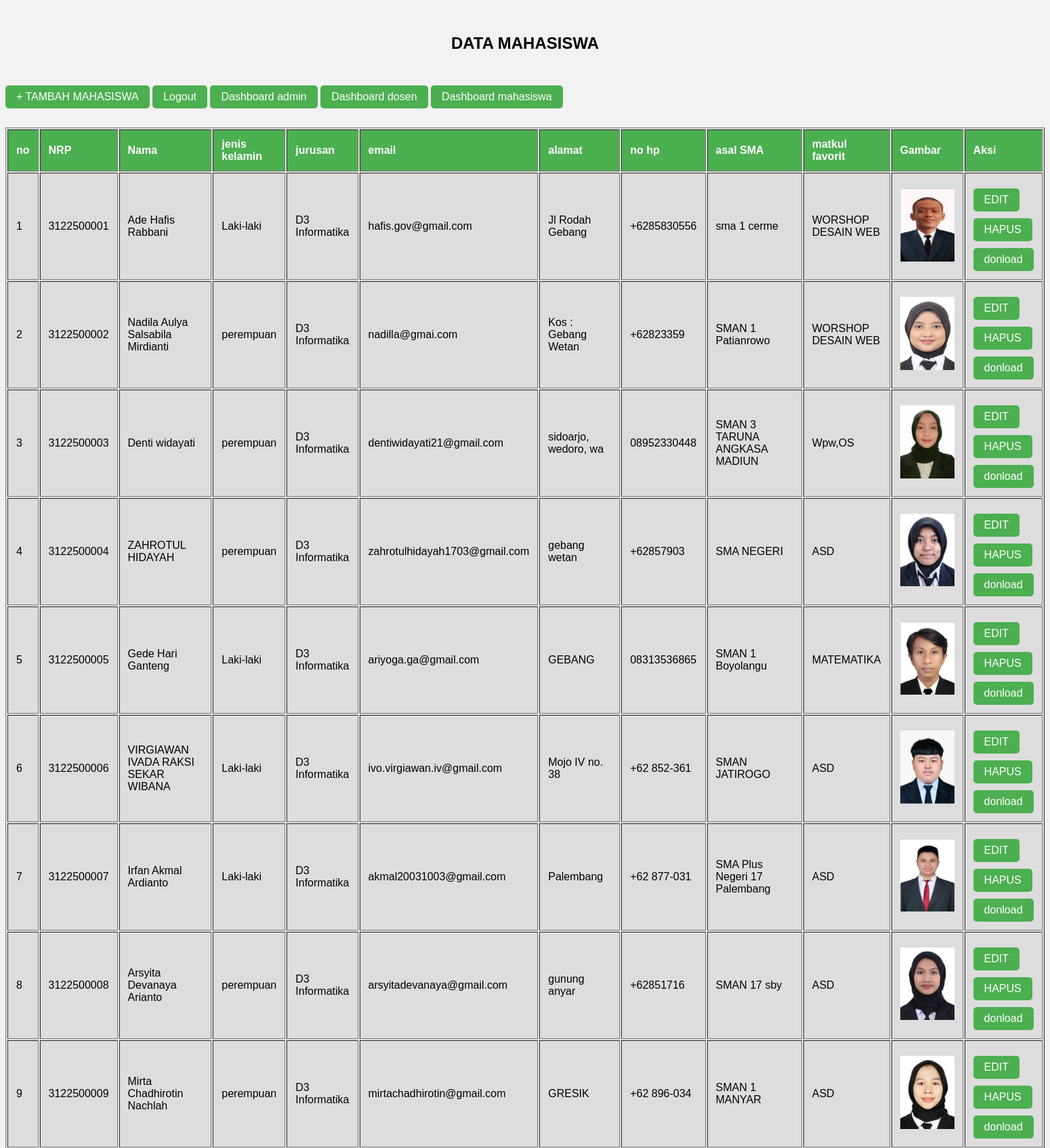
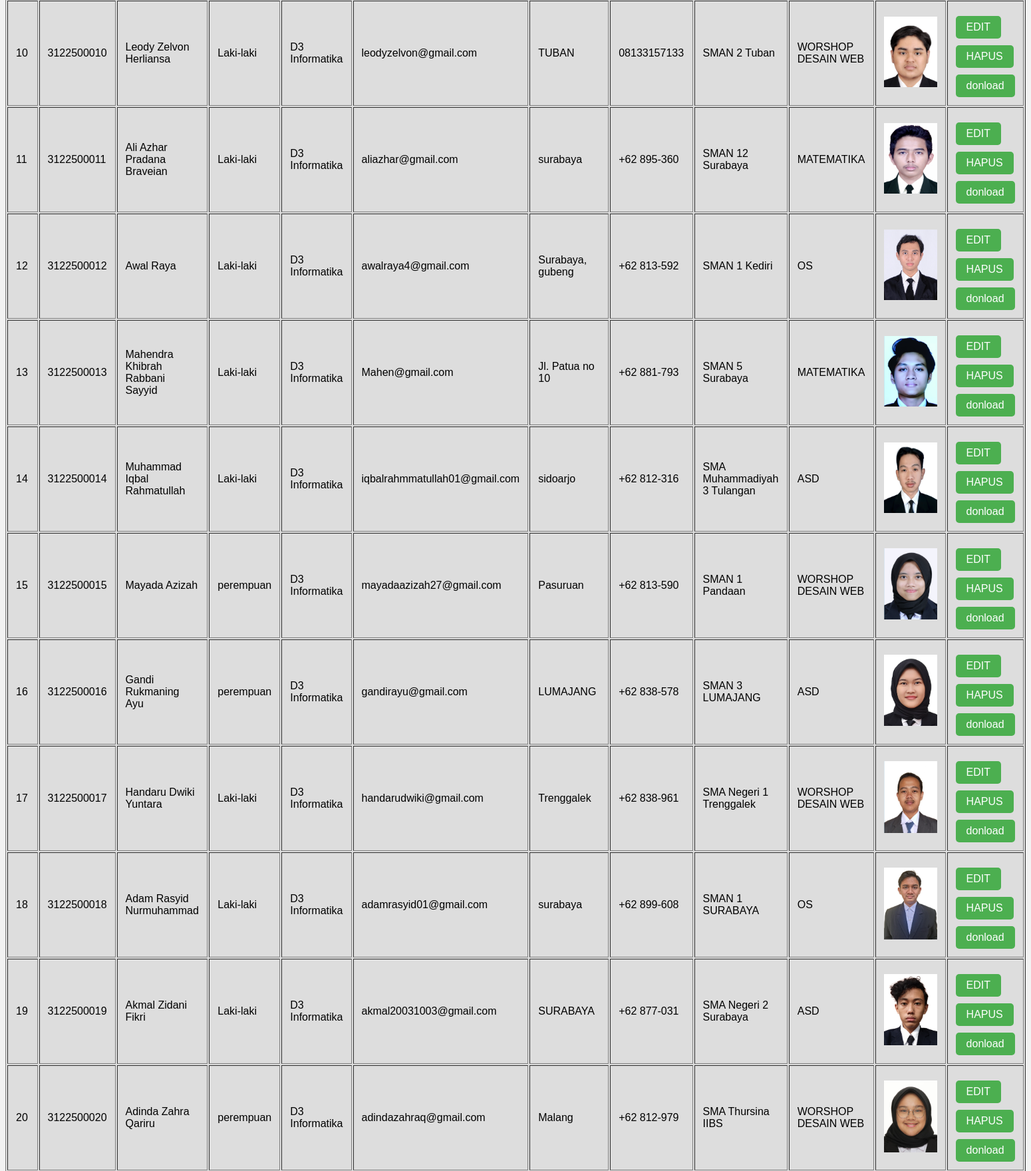
The app's page / (signed in, upper part) with its own data (2 pictures, top to bottom).
### tables this page shows
CREATE TABLE `data_mahasiswa` (
  `id` int(11) NOT NULL,
  `NRP` varchar(11) NOT NULL,
  `Nama` varchar(100) NOT NULL,
  `jenis_kelamin` varchar(10) NOT NULL,
  `jurusan` varchar(50) NOT NULL,
  `email` varchar(50) NOT NULL,
  `alamat` varchar(20) NOT NULL,
  `no_hp` varchar(15) NOT NULL,
  `asal_SMA` varchar(50) NOT NULL,
  `matkul_favorit` varchar(50) NOT NULL,
  `foto` varchar(100) DEFAULT NULL
);

### index.php (the view, shortened to what this page needs)
<?php
$koneksi = mysqli_connect("localhost", "root", "", "mahasiswa");
?>
<!DOCTYPE html>
<html>
<head>
</head>
<body>
    <h2>DATA MAHASISWA</h2>
    <br />
    <a href="tambah.php">+ TAMBAH MAHASISWA</a>
    <a href="logout.php">Logout</a>
    <a href="admin.php">Dashboard admin</a>
	<a href="guru.php">Dashboard dosen</a>
    <a href="mahasiswa.php">Dashboard mahasiswa</a>
    <br />
    <br />
    <table border="1">
        <tr>
            <th>no</th>
            <th>NRP</th>
            <th>Nama</th>
            <th>jenis kelamin</th>
            <th>jurusan</th>
            <th>email</th>
            <th>alamat</th>
            <th>no hp</th>
            <th>asal SMA</th>
            <th>matkul favorit</th>
            <th>Gambar</th>
            <th>Aksi</th>
        </tr>
        <?php
        $no = 1;
        $data = mysqli_query($koneksi, "SELECT * from data_mahasiswa");
        while ($d = mysqli_fetch_array($data)) {
        ?>
            <tr>
                <td><?php echo $no++; ?></td>
                <td><?php echo $d['NRP']; ?></td>
                <td><?php echo $d['Nama']; ?></td>
                <td><?php echo $d['jenis_kelamin']; ?></td>
                <td><?php echo $d['jurusan']; ?></td>
                <td><?php echo $d['email']; ?></td>
                <td><?php echo $d['alamat']; ?></td>
                <td><?php echo $d['no_hp']; ?></td>
                <td><?php echo $d['asal_SMA']; ?></td>
                <td><?php echo $d['matkul_favorit']; ?></td>
                <td><img src="<?php echo "file/" . $d['foto']; ?>" width="80"></td>
                <td>
                    <a href="edit.php?id=<?php echo $d['id']; ?>">EDIT</a>
                    <a href="hapus.php?id=<?php echo $d['id']; ?>">HAPUS</a>
                    <a href="donload.php?filename=<?php echo $d['foto']; ?>">donload</a>
                </td>
            </tr>
        <?php
        }
        ?>
    </table>
</body>
</html>

### index.php (style rules this page uses)
body { font-family: Arial, sans-serif; background-color: #f2f2f2; }
h2 { text-align: center; margin-top: 50px; }
table { border-collapse: inherit; margin: auto; margin-top: 10px; background-color: #ddd; box-shadow: burlywood; }
th, td { padding: 12px; text-align: left; border-bottom: 0, 5px solid #ddd; }
th { background-color: #4CAF50; color: #fff; }
a { display: inline-block; padding: 8px 16px; margin-top: 10px; background-color: #4CAF50; color: #fff; text-decoration: none; border-radius: 5px; transition: background-color 0.3s; }

### records on screen
data_mahasiswa: NRP "3122500001", Nama "Ade Hafis Rabbani", jenis_kelamin "Laki-laki", jurusan "D3 Informatika", email "hafis.gov@gmail.com", alamat "Jl Rodah Gebang", no_hp "+6285830556", asal_SMA "sma 1 cerme", matkul_favorit "WORSHOP DESAIN WEB", foto (picture)
data_mahasiswa: NRP "3122500002", Nama "Nadila Aulya Salsabila Mirdianti", jenis_kelamin "perempuan", jurusan "D3 Informatika", email "nadilla@gmai.com", alamat "Kos : Gebang Wetan", no_hp "+62823359", asal_SMA "SMAN 1 Patianrowo", matkul_favorit "WORSHOP DESAIN WEB", foto (picture)
data_mahasiswa: NRP "3122500003", Nama "Denti widayati", jenis_kelamin "perempuan", jurusan "D3 Informatika", email "dentiwidayati21@gmail.com", alamat "sidoarjo, wedoro, wa", no_hp "08952330448", asal_SMA "SMAN 3 TARUNA ANGKASA MADIUN", matkul_favorit "Wpw,OS", foto (picture)
data_mahasiswa: NRP "3122500004", Nama "ZAHROTUL HIDAYAH", jenis_kelamin "perempuan", jurusan "D3 Informatika", email "zahrotulhidayah1703@gmail.com", alamat "gebang wetan", no_hp "+62857903", asal_SMA "SMA NEGERI", matkul_favorit "ASD", foto (picture)
data_mahasiswa: NRP "3122500005", Nama "Gede Hari Ganteng", jenis_kelamin "Laki-laki", jurusan "D3 Informatika", email "ariyoga.ga@gmail.com", alamat "GEBANG", no_hp "08313536865", asal_SMA "SMAN 1 Boyolangu", matkul_favorit "MATEMATIKA", foto (picture)
data_mahasiswa: NRP "3122500006", Nama "VIRGIAWAN IVADA RAKSI SEKAR WIBANA", jenis_kelamin "Laki-laki", jurusan "D3 Informatika", email "ivo.virgiawan.iv@gmail.com", alamat "Mojo IV no. 38", no_hp "+62 852-361", asal_SMA "SMAN JATIROGO", matkul_favorit "ASD", foto (picture)
data_mahasiswa: NRP "3122500007", Nama "Irfan Akmal Ardianto", jenis_kelamin "Laki-laki", jurusan "D3 Informatika", email "akmal20031003@gmail.com", alamat "Palembang", no_hp "+62 877-031", asal_SMA "SMA Plus Negeri 17 Palembang", matkul_favorit "ASD", foto (picture)
data_mahasiswa: NRP "3122500008", Nama "Arsyita Devanaya Arianto", jenis_kelamin "perempuan", jurusan "D3 Informatika", email "arsyitadevanaya@gmail.com", alamat "gunung anyar", no_hp "+62851716", asal_SMA "SMAN 17 sby", matkul_favorit "ASD", foto (picture)
data_mahasiswa: NRP "3122500009", Nama "Mirta Chadhirotin Nachlah", jenis_kelamin "perempuan", jurusan "D3 Informatika", email "mirtachadhirotin@gmail.com", alamat "GRESIK", no_hp "+62 896-034", asal_SMA "SMAN 1 MANYAR", matkul_favorit "ASD", foto (picture)
data_mahasiswa: NRP "3122500010", Nama "Leody Zelvon Herliansa", jenis_kelamin "Laki-laki", jurusan "D3 Informatika", email "leodyzelvon@gmail.com", alamat "TUBAN", no_hp "08133157133", asal_SMA "SMAN 2 Tuban", matkul_favorit "WORSHOP DESAIN WEB", foto (picture)
data_mahasiswa: NRP "3122500011", Nama "Ali Azhar Pradana Braveian", jenis_kelamin "Laki-laki", jurusan "D3 Informatika", email "aliazhar@gmail.com", alamat "surabaya", no_hp "+62 895-360", asal_SMA "SMAN 12 Surabaya", matkul_favorit "MATEMATIKA", foto (picture)
data_mahasiswa: NRP "3122500012", Nama "Awal Raya", jenis_kelamin "Laki-laki", jurusan "D3 Informatika", email "awalraya4@gmail.com", alamat "Surabaya, gubeng", no_hp "+62 813-592", asal_SMA "SMAN 1 Kediri", matkul_favorit "OS", foto (picture)
data_mahasiswa: NRP "3122500013", Nama "Mahendra Khibrah Rabbani Sayyid", jenis_kelamin "Laki-laki", jurusan "D3 Informatika", email "Mahen@gmail.com", alamat "Jl. Patua no 10", no_hp "+62 881-793", asal_SMA "SMAN 5 Surabaya", matkul_favorit "MATEMATIKA", foto (picture)
data_mahasiswa: NRP "3122500014", Nama "Muhammad Iqbal Rahmatullah", jenis_kelamin "Laki-laki", jurusan "D3 Informatika", email "iqbalrahmmatullah01@gmail.com", alamat "sidoarjo", no_hp "+62 812-316", asal_SMA "SMA Muhammadiyah 3 Tulangan", matkul_favorit "ASD", foto (picture)
data_mahasiswa: NRP "3122500015", Nama "Mayada Azizah", jenis_kelamin "perempuan", jurusan "D3 Informatika", email "mayadaazizah27@gmail.com", alamat "Pasuruan", no_hp "+62 813-590", asal_SMA "SMAN 1 Pandaan", matkul_favorit "WORSHOP DESAIN WEB", foto (picture)
data_mahasiswa: NRP "3122500016", Nama "Gandi Rukmaning Ayu", jenis_kelamin "perempuan", jurusan "D3 Informatika", email "gandirayu@gmail.com", alamat "LUMAJANG", no_hp "+62 838-578", asal_SMA "SMAN 3 LUMAJANG", matkul_favorit "ASD", foto (picture)
data_mahasiswa: NRP "3122500017", Nama "Handaru Dwiki Yuntara", jenis_kelamin "Laki-laki", jurusan "D3 Informatika", email "handarudwiki@gmail.com", alamat "Trenggalek", no_hp "+62 838-961", asal_SMA "SMA Negeri 1 Trenggalek", matkul_favorit "WORSHOP DESAIN WEB", foto (picture)
data_mahasiswa: NRP "3122500018", Nama "Adam Rasyid Nurmuhammad", jenis_kelamin "Laki-laki", jurusan "D3 Informatika", email "adamrasyid01@gmail.com", alamat "surabaya", no_hp "+62 899-608", asal_SMA "SMAN 1 SURABAYA", matkul_favorit "OS", foto (picture)
data_mahasiswa: NRP "3122500019", Nama "Akmal Zidani Fikri", jenis_kelamin "Laki-laki", jurusan "D3 Informatika", email "akmal20031003@gmail.com", alamat "SURABAYA", no_hp "+62 877-031", asal_SMA "SMA Negeri 2 Surabaya", matkul_favorit "ASD", foto (picture)
data_mahasiswa: NRP "3122500020", Nama "Adinda Zahra Qariru", jenis_kelamin "perempuan", jurusan "D3 Informatika", email "adindazahraq@gmail.com", alamat "Malang", no_hp "+62 812-979", asal_SMA "SMA Thursina IIBS", matkul_favorit "WORSHOP DESAIN WEB", foto (picture)
